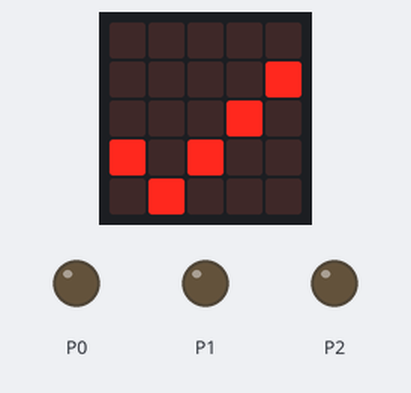
The program below on a simulated BBC micro:bit (MakeCode). On the bench: the board's 5×5 LED display, output pins drawn as LEDs (lit = HIGH).

Above: at 0.1 s.
At 0.7 s:
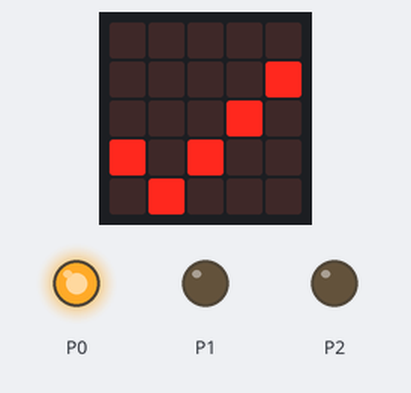
At 7.2 s:
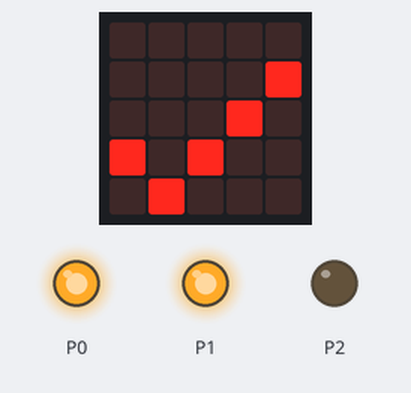
At 18.2 s:
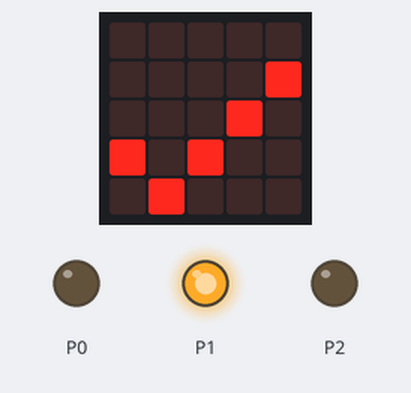
At 34.8 s:
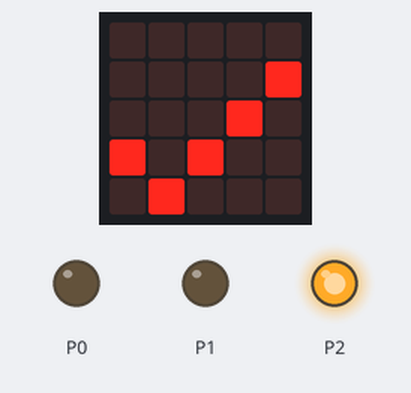
Timing chart, 0 to 40.0 s (numbered marks = the images above):
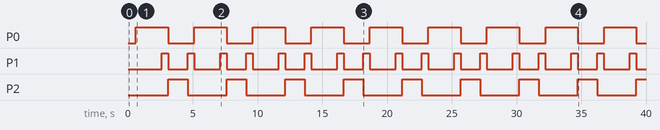

The program:

main.ts
```typescript
/**
 * Ampelsteuerung 1 x  Ampel
 *
 *                                     Rot  Gelb  Grün
 *
 * Benutzte Pins Ampel1: P0;   P1;  P2
 */
basic.showIcon(IconNames.Yes)
/**
 * Ampel1: Rot
 */
/**
 * Ampel1:
 *
 * Rot-Gelb
 */
/**
 * Ampel1:
 *
 * Grün
 */
/**
 * Ampel1:
 *
 * Gelb
 */
/**
 * und von vorne
 */
basic.forever(function () {
    pins.digitalWritePin(DigitalPin.P0, 1)
    basic.pause(2000)
    pins.digitalWritePin(DigitalPin.P1, 1)
    basic.pause(500)
    pins.digitalWritePin(DigitalPin.P0, 0)
    pins.digitalWritePin(DigitalPin.P1, 0)
    pins.digitalWritePin(DigitalPin.P2, 1)
    basic.pause(1500)
    pins.digitalWritePin(DigitalPin.P1, 1)
    pins.digitalWritePin(DigitalPin.P2, 0)
    basic.pause(500)
    pins.digitalWritePin(DigitalPin.P1, 0)
})
```

test.ts
```typescript
// Hier kann man Tests durchführen; diese Datei wird nicht kompiliert, wenn dieses Paket als Erweiterung verwendet wird.
```

Measured:
- by itself, P0: alternates HIGH for 2.5 s and LOW for 2.0 s
- by itself, P1: repeats every 4.5 s: LOW 1.5 s, HIGH 0.50 s, LOW 2.0 s, HIGH 0.50 s
- by itself, P2: alternates HIGH for 1.5 s and LOW for 3.0 s
